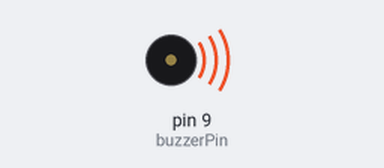
Bench run of a sketch on a simulated Arduino Uno, built with avr-gcc and run on an emulated ATmega328P. Shown: buzzer (waves = sounding).

Above: at 0.05 s.
Timing chart, 0 to 3.0 s (numbered marks = the images above):
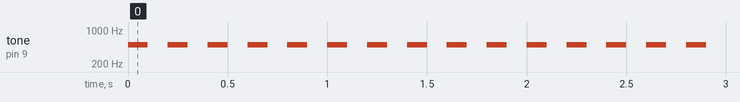

Measured:
- by itself, tone on pin 9 (buzzerPin): alternates 500 Hz for 0.10 s and silent for 0.10 s

The sketch:

sketch_apr16b.ino
```cpp
int buzzerPin = 9  ;  // Set the digital pin for the buzzer

void setup() {
  // Set the buzzer pin as an output
  pinMode(buzzerPin, OUTPUT);
}

void loop() {
  // Generate a 1kHz tone on the buzzer for 500ms
  tone(buzzerPin, 500, 100);

  // Wait for 1 second before generating the tone again
  delay(200);
}
```
